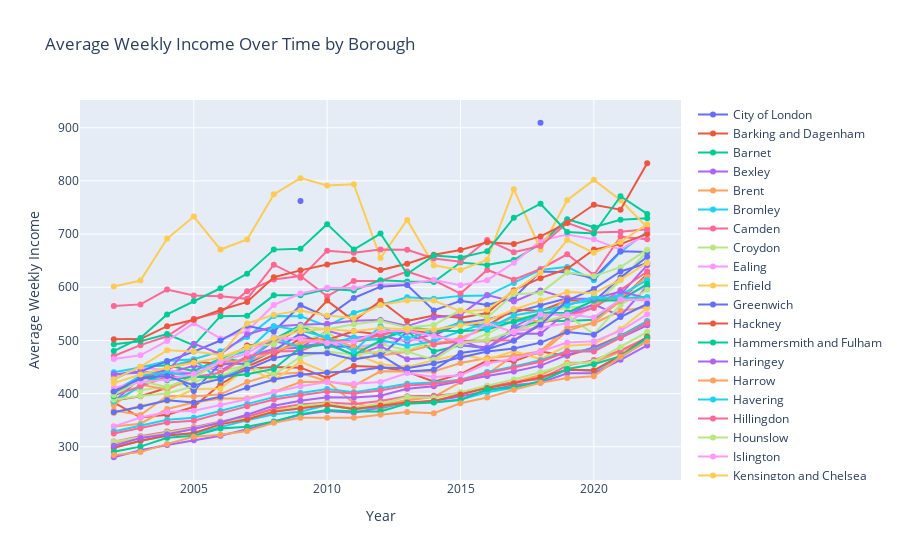

Here is the notebook cell this chart was saved with:
### Code cell
import pandas as pd
import plotly.graph_objs as go
from plotly.offline import iplot

# Assuming income_data_2002_2022 is already loaded and cleaned

# Drop 'area_id' column and rows with any NaN values
income_data = income_data_2002_2022.drop(columns=['area_id']).dropna()

# Convert year columns to float
year_columns = income_data.columns[1:]  # This assumes the first column is 'Area Name'
income_data[year_columns] = income_data[year_columns].apply(pd.to_numeric, errors='coerce')

# Initialize a figure
fig = go.Figure()

# Add a trace (line) for each borough
for borough in income_data['Area Name'].unique():
    fig.add_trace(
        go.Scatter(
            x=year_columns,
            y=income_data[income_data['Area Name'] == borough].iloc[0, 1:],
            mode='lines+markers',
            name=borough
        )
    )

# Update layout
fig.update_layout(
    title='Average Weekly Income Over Time by Borough',
    xaxis_title='Year',
    yaxis_title='Average Weekly Income',
    xaxis=dict(showgrid=False),
    yaxis=dict(showgrid=False),
    hovermode='closest'
)

fig.update_xaxes(showgrid=True, gridwidth=1)
fig.update_yaxes(showgrid=True, gridwidth=1)
# Show plot
iplot(fig)
